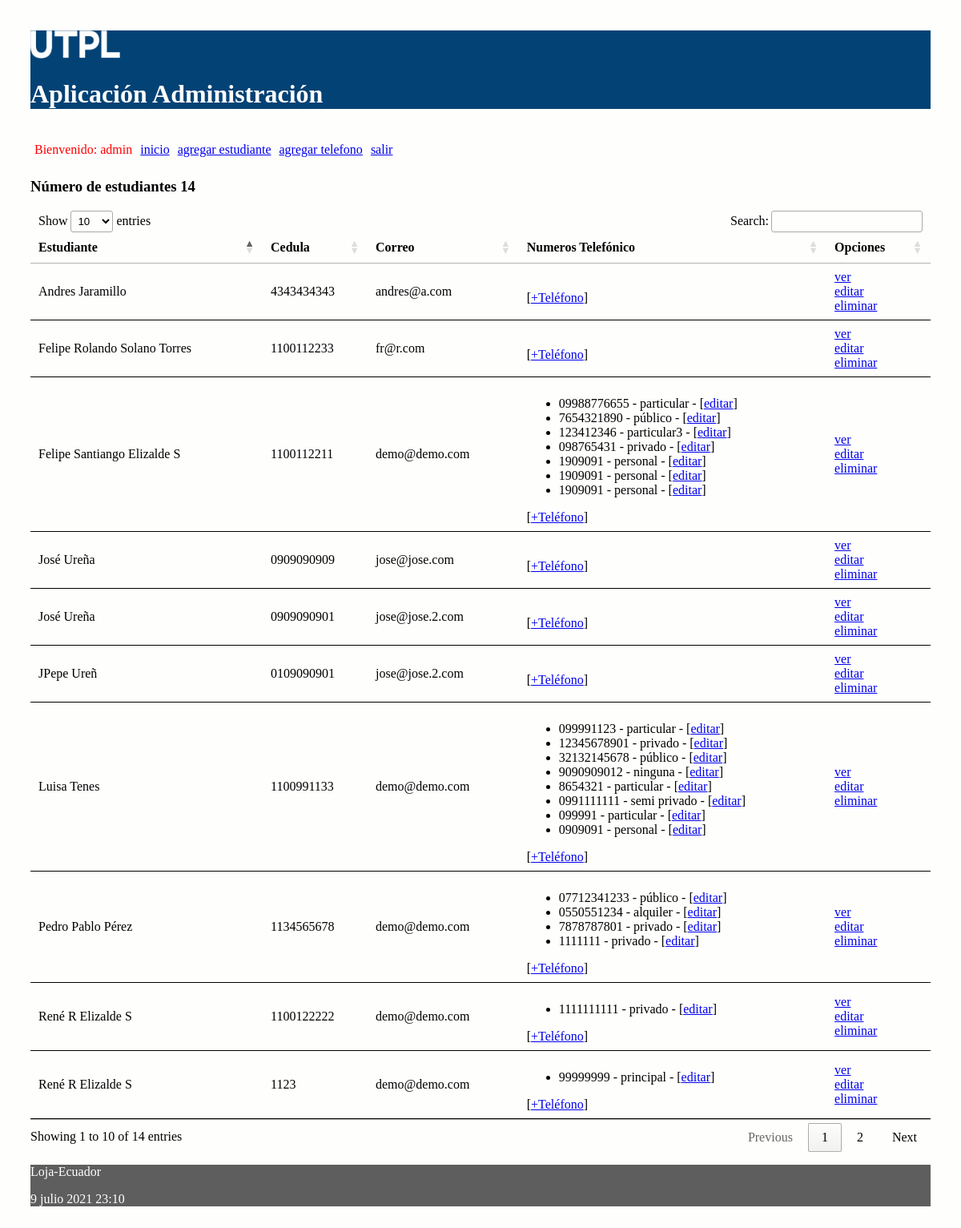
The app's page / (signed in) with its own data.
### administrativo/models.py (models this page shows, shortened)
class Estudiante(models.Model):
    nombre = models.CharField(max_length=30)
    apellido = models.CharField(max_length=30)
    cedula = models.CharField(max_length=30, unique=True)
    correo = models.EmailField()

class NumeroTelefonico(models.Model):
    telefono = models.CharField(max_length=100)
    tipo = models.CharField(max_length=100)
    estudiante = models.ForeignKey(Estudiante, on_delete=models.CASCADE,
            related_name="numeros_telefonicos")

### administrativo/views.py (the view)
# urls.py: path('', views.index, name='index'),
def index(request):
    estudiantes = Estudiante.objects.all()
    informacion_template = {'estudiantes': estudiantes, 'numero_estudiantes': len(estudiantes)}
    return render(request, 'index.html', informacion_template)

### administrativo/templates/index.html (shortened to what this page needs)
{% extends "master.html" %}
{% block content %}
<h3>Número de estudiantes {{ numero_estudiantes }}</h3>
<table id="tabla_datos">
  <thead>
    <tr>
      <th>Estudiante</th>
      <th>Cedula</th>
      <th>Correo</th>
      <th>Numeros Telefónico </th>
      <th>Opciones</th>
    </tr>
  </thead>
  {% for e in estudiantes %}
  <tr>
    <td> {{e.nombre}} {{e.apellido}}</td>
    <td> {{e.cedula}}</td>
    <td> {{e.correo}}</td>
    <td>
      <ul>
        {% for t in e.numeros_telefonicos.all %}
          <li>
            <span>{{t.telefono}} - {{t.tipo}} - [<a href="{% url 'editar_numero_telefonico' t.id %}">editar</a>] </span>
          </li>
        {% endfor %}
      </ul>
        [<a href="{% url 'crear_numero_telefonico_estudiante' e.id%}">+Teléfono</a>]
    </td>
    <td> <a href="{% url 'obtener_estudiante' e.id %}">ver</a> <br>
      <a href="{% url 'editar_estudiante' e.id %}">editar</a> <br>
      <a href="{% url 'eliminar_estudiante' e.id %}"
      onclick="return confirm('¿Está seguro de la eliminación?')" >
      eliminar</a>
    </td>
  </tr>
  {% endfor %}
</table>
{% endblock %}

### administrativo/templates/master.html (shortened to what this page needs)
<!DOCTYPE html>
<html>
  <head>
    {% load static %}
    <link rel="stylesheet" type="text/css" href="{% static 'css/estilos.css' %}">
    <link rel="stylesheet" type="text/css" href="https://cdn.datatables.net/1.10.25/css/jquery.dataTables.min.css">
  </head>
  <body>
    {% load socialaccount %}
    {% load account %}
  <header>
    <img src="{% static 'images/logo.png' %}" height="10%" width="10%" alt="My image">
    <h1>Aplicación Administración </h1>
    <nav class="top_menu">
      <ul>
        {% if user.is_authenticated %}
          <li> <span class="nombre_usuario"> Bienvenido: {{user.username}} </span></li>
        {% endif %}
        <li><a href="{% url 'index' %}">inicio</a></li>
        <li><a href="{% url 'crear_estudiante' %}">agregar estudiante</a></li>
        <li><a href="{% url 'crear_numero_telefonico' %}">agregar telefono</a></li>
        {% if user.is_authenticated %}
          <li><a href="{% url 'logout_view' %}">salir</a></li>
        {% else %}
          <li>[<a href="{% url 'login' %}">ingresar</a>]</li>
          <li>[<a href="{% provider_login_url 'github' %}">ingresar con GitHub</a>]</li>
        {% endif %}
      </ul>
    </nav>
  </header>
  <section>
      {% block content %}
      {% endblock %}
  </section>
    <footer>
      <p>Loja-Ecuador</p>
      <p>{% now "j F Y H:i" %}</p>
    </footer>
  </body>
</html>

### administrativo/static/css/estilos.css (style rules this page uses)
body { background: #FEFEFD; padding: 30px; }
header { background: #034275; color: #FFF; }
section { width: 100%; }
th, td { padding: 15px; border-bottom: 1px solid black; }
.nombre_usuario { color: red; }
.top_menu ul { list-style:none; float:left; padding: 5px; width:95%; }
.top_menu ul li { float:left; margin-right:10px; margin-bottom:5px; text: #FFF; }
footer { background: #5E5E5E; color: #FFF; }

### records on screen
Estudiante: nombre "Luisa", apellido "Tenes", cedula "1100991133", correo "demo@demo.com"
NumeroTelefonico: telefono "099991123", tipo "particular"
NumeroTelefonico: telefono "12345678901", tipo "privado"
NumeroTelefonico: telefono "32132145678", tipo "público"
NumeroTelefonico: telefono "9090909012", tipo "ninguna"
NumeroTelefonico: telefono "8654321", tipo "particular"
NumeroTelefonico: telefono "0991111111", tipo "semi privado"
NumeroTelefonico: telefono "099991", tipo "particular"
NumeroTelefonico: telefono "0909091", tipo "personal"
Estudiante: nombre "Pedro Pablo", apellido "Pérez", cedula "1134565678", correo "demo@demo.com"
NumeroTelefonico: telefono "07712341233", tipo "público"
NumeroTelefonico: telefono "0550551234", tipo "alquiler"
NumeroTelefonico: telefono "7878787801", tipo "privado"
NumeroTelefonico: telefono "1111111", tipo "privado"
Estudiante: nombre "Felipe Santiango", apellido "Elizalde S", cedula "1100112211", correo "demo@demo.com"
NumeroTelefonico: telefono "09988776655", tipo "particular"
NumeroTelefonico: telefono "7654321890", tipo "público"
NumeroTelefonico: telefono "123412346", tipo "particular3"
NumeroTelefonico: telefono "098765431", tipo "privado"
NumeroTelefonico: telefono "1909091", tipo "personal"
NumeroTelefonico: telefono "1909091", tipo "personal"
NumeroTelefonico: telefono "1909091", tipo "personal"
Estudiante: nombre "René R", apellido "Elizalde S", cedula "1100122222", correo "demo@demo.com"
NumeroTelefonico: telefono "1111111111", tipo "privado"
Estudiante: nombre "René R", apellido "Elizalde S", cedula "1123", correo "demo@demo.com"
NumeroTelefonico: telefono "99999999", tipo "principal"
Estudiante: nombre "Felipe Rolando", apellido "Solano Torres", cedula "1100112233", correo "fr@r.com"
Estudiante: nombre "José", apellido "Ureña", cedula "0909090909", correo "jose@jose.com"
Estudiante: nombre "José", apellido "Ureña", cedula "0909090901", correo "jose@jose.2.com"
Estudiante: nombre "JPepe", apellido "Ureñ", cedula "0109090901", correo "jose@jose.2.com"
Estudiante: nombre "Andres", apellido "Jaramillo", cedula "4343434343", correo "andres@a.com"

### other values on screen
{{ user.username }} "admin"
{{ numero_estudiantes }} "14"
